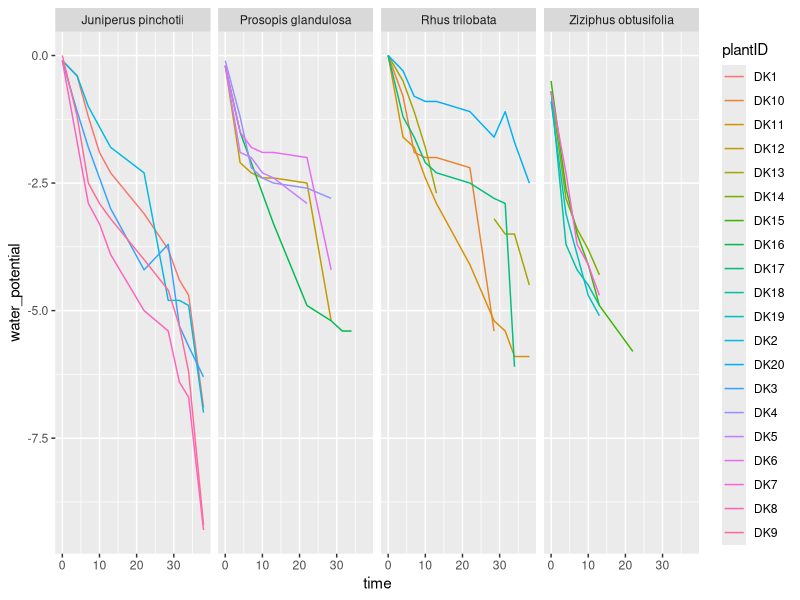

Write the R code that produced this figure.
# read-data.R
# Dylan Schwilk 2023

library(readr)
library(dplyr)
library(tidyr)
library(ggplot2)

drydown <- read_csv("../data/shrub_drydown_test.csv")

drydown_long <- drydown %>% select(-note) %>%
  pivot_longer(cols=starts_with("hr_"), names_to="time",
               values_to="water_potential",
               names_pattern="hr_([0-9\\.]+)") %>%
  mutate(time = as.numeric(time), water_potential = -1*water_potential)


drydown_long %>%
  ggplot(aes(time, water_potential, color=plantID)) +
  facet_grid(. ~ species) +
  geom_line()
